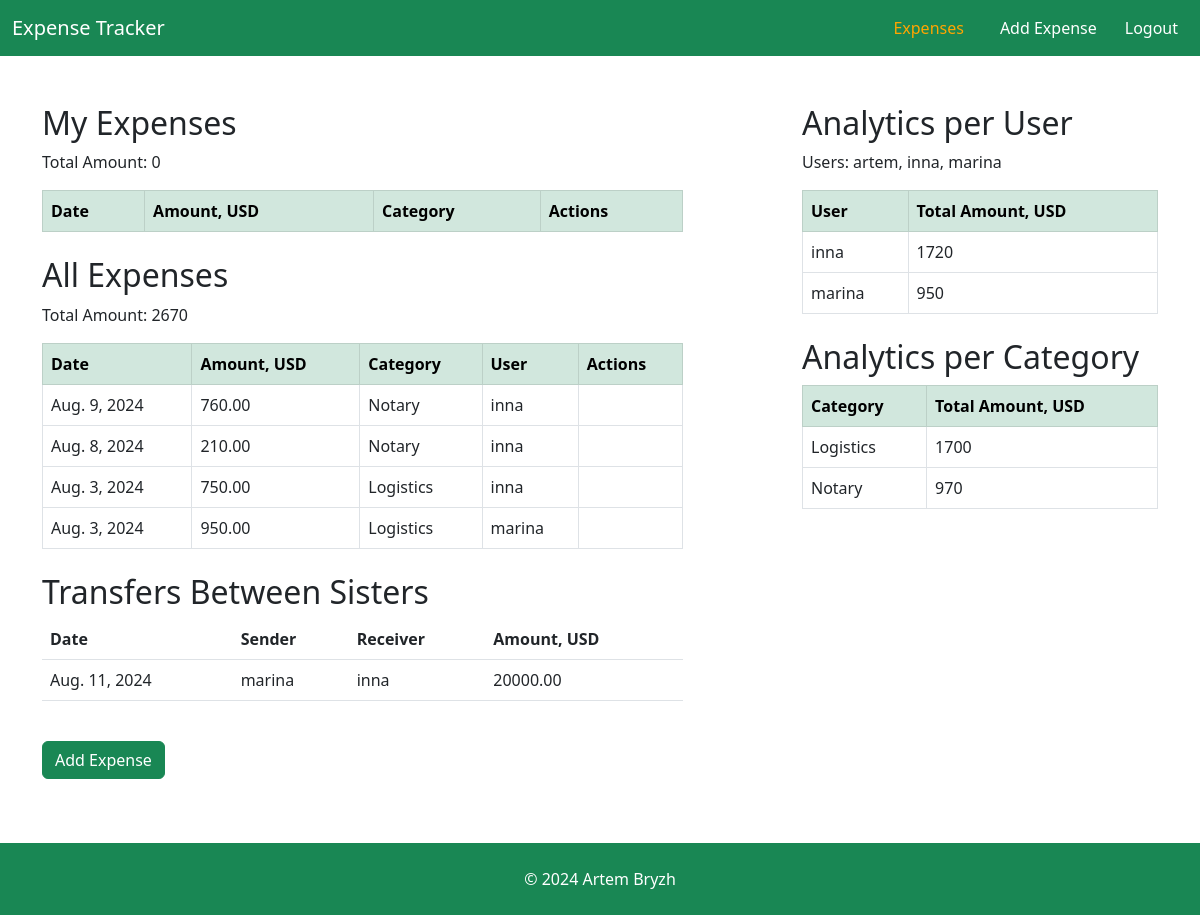
Screenshot of /list/ (signed in) with the database file from the repository.
### expenses/models.py (models this page shows, shortened)
class Expense(models.Model):
    amount = models.DecimalField(max_digits=10, decimal_places=2)
    description = models.TextField()
    category = models.ForeignKey(Category, on_delete=models.CASCADE)
    date = models.DateField(blank=True, null=True)
    user = models.ForeignKey(User, on_delete=models.CASCADE)
    history = HistoricalRecords()

class Category(models.Model):
    name = models.CharField(max_length=50)

class Transfer(models.Model):
    sender = models.ForeignKey(User, related_name='sent_transfers', on_delete=models.CASCADE)
    receiver = models.ForeignKey(User, related_name='received_transfers', on_delete=models.CASCADE)
    amount = models.DecimalField(max_digits=10, decimal_places=2)
    date = models.DateField()

### expenses/views.py (the view)
# urls.py: path('list/', expenses_views.expense_list, name='expense_list'),
@login_required
def expense_list(request):
    user_expenses = Expense.objects.filter(user=request.user)
    total_user_amount = user_expenses.aggregate(Sum('amount'))['amount__sum'] or 0
    all_expenses = Expense.objects.all()
    total_all_amount = all_expenses.aggregate(Sum('amount'))['amount__sum'] or 0
    expenses_per_user = Expense.objects.values('user__username').annotate(total=Sum('amount'))
    expenses_per_category = Expense.objects.values('category__name').annotate(total=Sum('amount'))
    users = User.objects.all()
    transfers = Transfer.objects.all()
    context = {
        'user_expenses': user_expenses,
        'total_user_amount': total_user_amount,
        'all_expenses': all_expenses,
        'total_all_amount': total_all_amount,
        'expenses_per_user': expenses_per_user,
        'expenses_per_category': expenses_per_category,
        'users': users,
        'transfers': transfers,
    }
    return render(request, 'expenses/expense_list.html', context)

### templates/expenses/expense_list.html (shortened to what this page needs)
{% extends 'base.html' %}
{% block content %}
<div class="row">
    <div class="col-md-7">
        <h2 class="mt-4">My Expenses</h2>
        <p>Total Amount: {{ total_user_amount }}</p>
        <table class="table table-bordered table-hover">
            <thead class="table-success">
                <tr>
                    <th>Date</th>
                    <th>Amount, USD</th>
                    <th>Category</th>
                    <th>Actions</th>
                </tr>
            </thead>
        </table>
        <h2 class="mt-4">All Expenses</h2>
        <p>Total Amount: {{ total_all_amount }}</p>
        <table class="table table-bordered table-hover">
            <thead class="table-success">
                <tr>
                    <th>Date</th>
                    <th>Amount, USD</th>
                    <th>Category</th>
                    <th>User</th>
                    <th>Actions</th>
                </tr>
            </thead>
            <tbody>
                {% for expense in all_expenses %}
                <tr data-description="{{ expense.description }}" onclick="showDescription(this)" {% if expense.user == request.user %} style="background-color: #f0f8ff;" {% endif %}>
                    <td>{{ expense.date }}</td>
                    <td>{{ expense.amount }}</td>
                    <td>{{ expense.category.name }}</td>
                    <td>{{ expense.user.username }}</td>
                    <td>
                    </td>
                </tr>
                {% endfor %}
            </tbody>
        </table>
        <h2 class="mt-4">Transfers Between Sisters</h2>
        <table class="table">
            <thead>
                <tr>
                    <th>Date</th>
                    <th>Sender</th>
                    <th>Receiver</th>
                    <th>Amount, USD</th>
                </tr>
            </thead>
            <tbody>
                {% for transfer in transfers %}
                <tr>
                    <td>{{ transfer.date }}</td>
                    <td>{{ transfer.sender.username }}</td>
                    <td>{{ transfer.receiver.username }}</td>
                    <td>{{ transfer.amount }}</td>
                </tr>
                {% endfor %}
            </tbody>
        </table>
        <p><a class="btn btn-success mt-4" href="{% url 'add_expense' %}">Add Expense</a></p>
    </div>
    <div class="col-md-4 offset-md-1">
        <h2 class="mt-4">Analytics per User</h2>
            <p>Users:
                {% for user in users %}
                    {{ user.username }}{% if not forloop.last %}, {% endif %}
                {% endfor %}
            </p>
        <table class="table table-bordered">
            <thead class="table-success">
                <tr>
                    <th>User</th>
                    <th>Total Amount, USD</th>
                </tr>
            </thead>
            <tbody>
                {% for user_data in expenses_per_user %}
                <tr {% if user_data.user__username == request.user.username %} style="background-color: #f0f8ff;" {% endif %}>
                    <td>{{ user_data.user__username }}</td>
                    <td>{{ user_data.total }}</td>
                </tr>
                {% endfor %}
            </tbody>
        </table>
        <h2 class="mt-4">Analytics per Category</h2>
        <table class="table table-bordered">
            <thead class="table-success">
                <tr>
                    <th>Category</th>
                    <th>Total Amount, USD</th>
                </tr>
            </thead>
            <tbody>
                {% for category_data in expenses_per_category %}
                <tr>
                    <td>{{ category_data.category__name }}</td>
                    <td>{{ category_data.total }}</td>
                </tr>
                {% endfor %}
            </tbody>
        </table>
    </div>
</div>
{% endblock %}

### rows the page displays
Expense: date "Aug. 9, 2024", amount "760.00", category.name "Notary", user.username "inna"
Expense: date "Aug. 8, 2024", amount "210.00", category.name "Notary", user.username "inna"
Expense: date "Aug. 3, 2024", amount "750.00", category.name "Logistics", user.username "inna"
Expense: date "Aug. 3, 2024", amount "950.00", category.name "Logistics", user.username "marina"
Category: category__name "Logistics", total "1700"
Category: category__name "Notary", total "970"

### other values shown
{{ total_user_amount }} "0"
{{ total_all_amount }} "2670"
{{ user.username }} "artem"
{{ user.username }} "inna"
{{ user.username }} "marina"
{{ user_data.user__username }} "inna" "marina"
{{ user_data.total }} "1720" "950"
